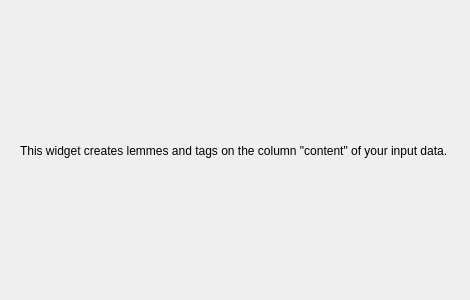
<?xml version="1.0" encoding="UTF-8"?>
<ui version="4.0">
 <class>Form</class>
 <widget class="QWidget" name="Form">
  <property name="geometry">
   <rect>
    <x>0</x>
    <y>0</y>
    <width>470</width>
    <height>300</height>
   </rect>
  </property>
  <property name="windowTitle">
   <string>Form</string>
  </property>
  <widget class="QLabel" name="Description">
   <property name="geometry">
    <rect>
     <x>20</x>
     <y>20</y>
     <width>431</width>
     <height>261</height>
    </rect>
   </property>
   <property name="text">
    <string>This widget creates lemmes and tags on the column &quot;content&quot; of your input data.</string>
   </property>
   <property name="textFormat">
    <enum>Qt::AutoText</enum>
   </property>
   <property name="alignment">
    <set>Qt::AlignLeading|Qt::AlignLeft|Qt::AlignVCenter</set>
   </property>
   <property name="wordWrap">
    <bool>true</bool>
   </property>
  </widget>
 </widget>
 <resources/>
 <connections/>
</ui>
